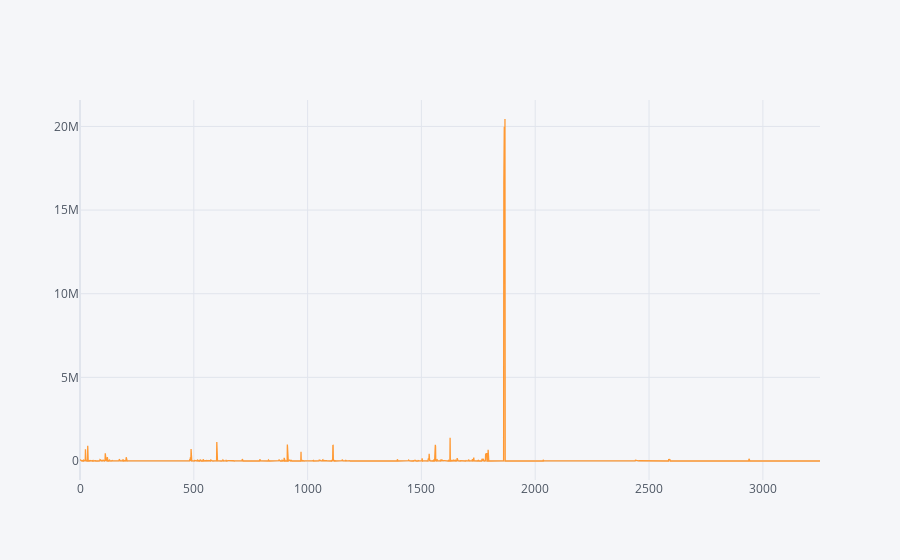

Notebook source saved alongside this figure:
### Code cell
cf.go_offline()
df[["converted_data"]].iplot(kind = 'scatter')

### Figure 1 — Plotly figure (JSON) as saved in the notebook; plotly's stock layout.template omitted (floating-point values rounded to 4 significant figures; data arrays with more than 128 entries replaced by an {"elided": "..."} marker saying what was removed)
{"data": [{"line": {"color": "rgba(255, 153, 51, 1.0)", "dash": "solid", "shape": "linear", "width": 1.3}, "mode": "lines", "name": "converted_data", "text": "", "type": "scatter", "x": {"elided": "3252 int values"}, "y": {"elided": "3252 float values"}}], "layout": {"legend": {"bgcolor": "#F5F6F9", "font": {"color": "#4D5663"}}, "paper_bgcolor": "#F5F6F9", "plot_bgcolor": "#F5F6F9", "title": {"font": {"color": "#4D5663"}}, "xaxis": {"gridcolor": "#E1E5ED", "showgrid": true, "tickfont": {"color": "#4D5663"}, "title": {"font": {"color": "#4D5663"}, "text": ""}, "zerolinecolor": "#E1E5ED"}, "yaxis": {"gridcolor": "#E1E5ED", "showgrid": true, "tickfont": {"color": "#4D5663"}, "title": {"font": {"color": "#4D5663"}, "text": ""}, "zerolinecolor": "#E1E5ED"}}}
